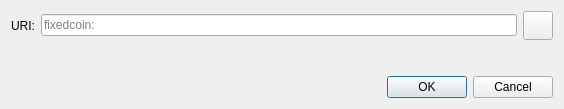
<?xml version="1.0" encoding="UTF-8"?>
<ui version="4.0">
 <class>OpenURIDialog</class>
 <widget class="QDialog" name="OpenURIDialog">
  <property name="geometry">
   <rect>
    <x>0</x>
    <y>0</y>
    <width>564</width>
    <height>109</height>
   </rect>
  </property>
  <property name="windowTitle">
   <string>Open fixedcoin URI</string>
  </property>
  <layout class="QVBoxLayout" name="verticalLayout">
   <item>
    <layout class="QHBoxLayout" name="horizontalLayout">
     <item>
      <widget class="QLabel" name="label">
       <property name="text">
        <string>URI:</string>
       </property>
      </widget>
     </item>
     <item>
      <widget class="QValidatedLineEdit" name="uriEdit">
       <property name="placeholderText">
        <string notr="true">fixedcoin:</string>
       </property>
      </widget>
     </item>
     <item>
      <widget class="QToolButton" name="pasteButton">
       <property name="toolTip">
        <string extracomment="Tooltip text for button that allows you to paste an address that is in your clipboard.">Paste address from clipboard</string>
       </property>
       <property name="text">
        <string/>
       </property>
       <property name="icon">
        <iconset resource="../fixedcoin.qrc">
         <normaloff>:/icons/editpaste</normaloff>:/icons/editpaste
        </iconset>
       </property>
       <property name="iconSize">
        <size>
         <width>22</width>
         <height>22</height>
        </size>
       </property>
      </widget>
     </item>
    </layout>
   </item>
   <item>
    <spacer name="verticalSpacer">
     <property name="orientation">
      <enum>Qt::Vertical</enum>
     </property>
     <property name="sizeHint" stdset="0">
      <size>
       <width>20</width>
       <height>40</height>
      </size>
     </property>
    </spacer>
   </item>
   <item>
    <widget class="QDialogButtonBox" name="buttonBox">
     <property name="orientation">
      <enum>Qt::Horizontal</enum>
     </property>
     <property name="standardButtons">
      <set>QDialogButtonBox::Cancel|QDialogButtonBox::Ok</set>
     </property>
    </widget>
   </item>
  </layout>
 </widget>
 <customwidgets>
  <customwidget>
   <class>QValidatedLineEdit</class>
   <extends>QLineEdit</extends>
   <header>qt/qvalidatedlineedit.h</header>
  </customwidget>
 </customwidgets>
 <resources/>
 <connections>
  <connection>
   <sender>buttonBox</sender>
   <signal>accepted()</signal>
   <receiver>OpenURIDialog</receiver>
   <slot>accept()</slot>
   <hints>
    <hint type="sourcelabel">
     <x>248</x>
     <y>254</y>
    </hint>
    <hint type="destinationlabel">
     <x>157</x>
     <y>274</y>
    </hint>
   </hints>
  </connection>
  <connection>
   <sender>buttonBox</sender>
   <signal>rejected()</signal>
   <receiver>OpenURIDialog</receiver>
   <slot>reject()</slot>
   <hints>
    <hint type="sourcelabel">
     <x>316</x>
     <y>260</y>
    </hint>
    <hint type="destinationlabel">
     <x>286</x>
     <y>274</y>
    </hint>
   </hints>
  </connection>
 </connections>
</ui>
